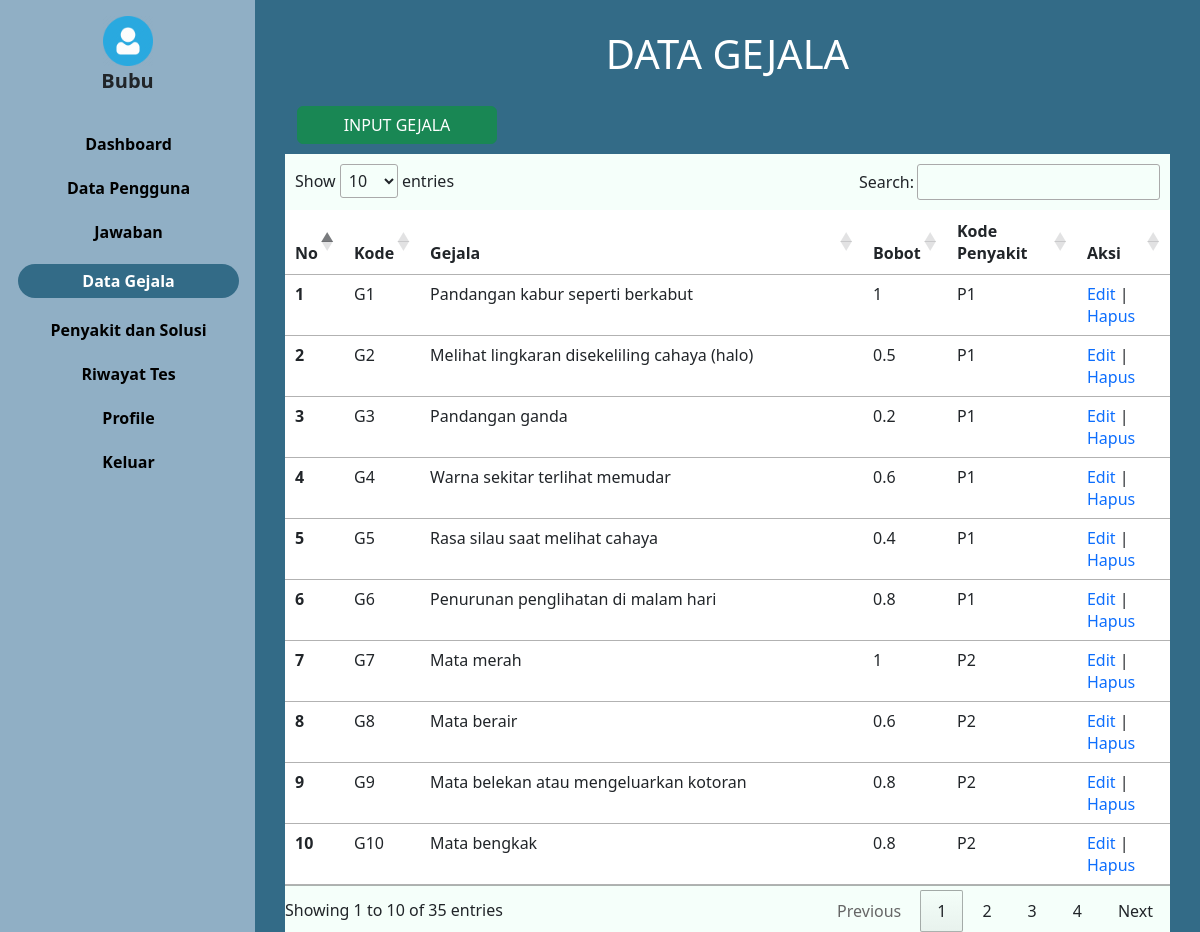
/gejala.php (signed in), run on an earlier commit of the app's database.
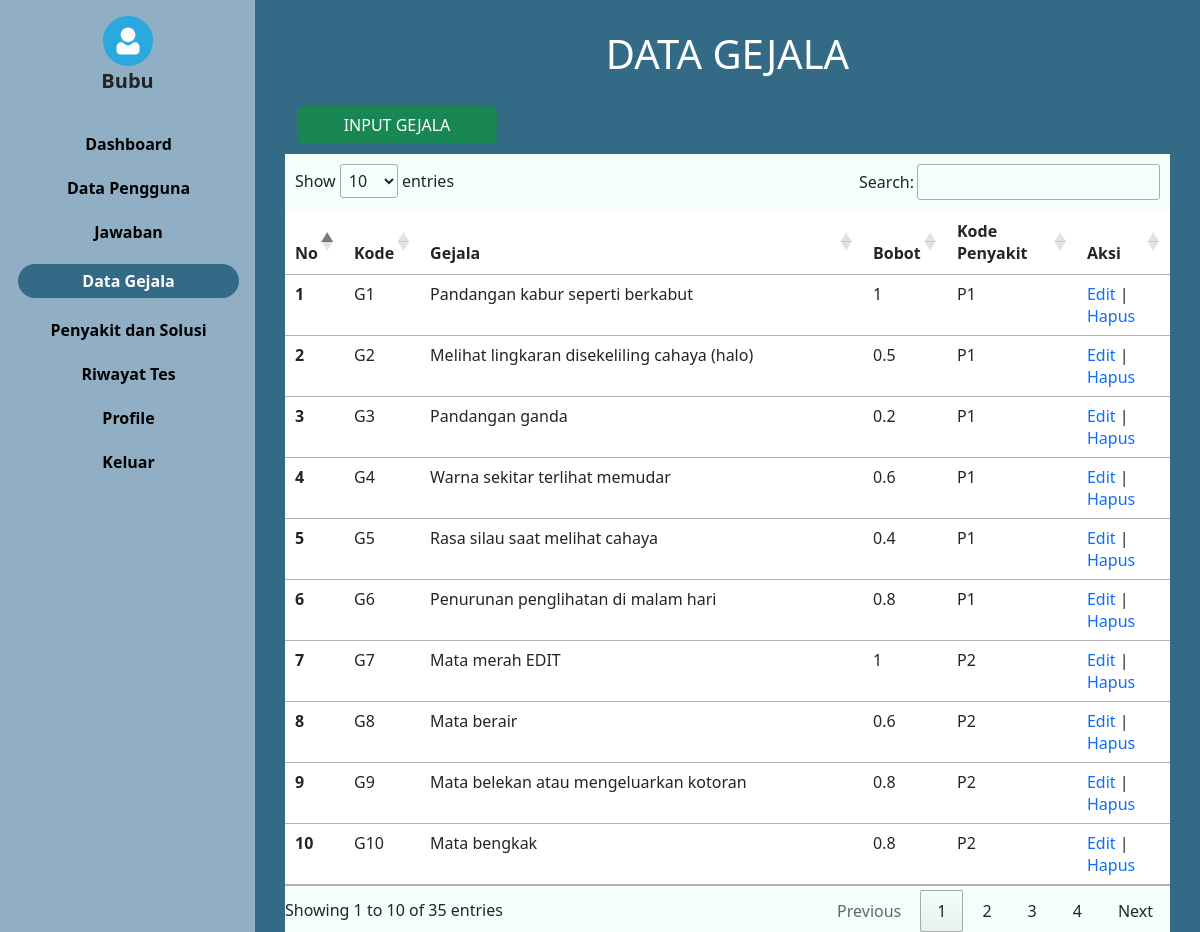
And on a later commit of the database.
### tables this page shows
CREATE TABLE `gejala` (
  `idgejala` int(11) NOT NULL,
  `iddiagnosa` int(10) NOT NULL,
  `kode_gejala` varchar(10) NOT NULL,
  `nama_gejala` text NOT NULL,
  `bobot` double NOT NULL
);

CREATE TABLE `diagnosa` (
  `iddiagnosa` int(10) NOT NULL,
  `kode_diagnosa` varchar(10) NOT NULL,
  `nama_diagnosa` varchar(50) NOT NULL,
  `deskripsi` text NOT NULL
);

### konek.php (called while the page is built, shortened)
<?php
$koneksi = mysqli_connect("localhost", "root", "", "mata");
function query($query)
{
    global $koneksi;
    $result = mysqli_query($koneksi, $query);
    $rows = [];
    while ($row = mysqli_fetch_assoc($result)) {
        $rows[] = $row;
    }
    return $rows;
}
function dekripsi($teks)
{
    $text = $teks;
    $kunci = 'mataRara';
    $key = hash('sha256', $kunci);
    $pkey = "123";
    $method = "aes-192-cfb1";
    $iv = substr(hash('sha256', $pkey), 0, 16);
    $dekripsi = base64_decode($text);
    $dekripsi = openssl_decrypt($dekripsi, $method, $key, 0, $iv);
    return $dekripsi;
}
?>

### gejala.php (the view, shortened to what this page needs)
<?php
include("konek.php");
$id = dekripsi($_COOKIE['mataRara']);
$user = query("SELECT * FROM user WHERE iduser = $id")[0];
$data = query("SELECT * FROM gejala");
?>
<html lang="en">
<head>
  <link href="https://cdn.jsdelivr.net/npm/bootstrap@5.3.0/dist/css/bootstrap.min.css" rel="stylesheet"
>
  <link rel="stylesheet" href="https://cdn.datatables.net/1.13.4/css/jquery.dataTables.min.css">
  <link rel="stylesheet" href="style.css">
</head>
<body>
  <div class="main-container d-flex">
    <div class="sidebar px-3 pt-3">
      <div class="header pb-3">
        <img class="text-center" src="img/<?php echo $user['foto']; ?>"
          style="width: 50px; margin-right: auto; margin-left: auto; display: block;" alt="">
        <h5 class="offcanvas-title fw-bold text-center" style="margin-left: auto; font-size: 20px"
          id="offcanvasDarkLabel"><?php echo $user['nama']; ?></h5>
      </div>
      <ul>
        <li class=""> <a href="admin.php">Dashboard</a></li>
        <li class=""><a href="pengguna.php">Data Pengguna</a></li>
        <li class=""> <a href="pertanyaan.php">Jawaban</a></li>
        <li class="active"><a href="gejala.php">Data Gejala</a></li>
        <li class=""><a href="penyakit.php">Penyakit dan Solusi</a></li>
        <li class=""> <a href="riwayat.php">Riwayat Tes</a></li>
        <li class=""> <a href="profil.php">Profile</a></li>
        <li class=""> <a href="keluar.php">Keluar</a></li>
      </ul>
    </div>
    <div class="container">
    <div class="content" style="width: 100%;">
        <h1 style="text-align:center; margin-top: 30px; color: white; padding: 0px 35px">DATA GEJALA</h1>
        <div class="row">
          <div class="col-6">
            <div class="input" style="margin-top: 20px">
              <button class="btn btn-success" type="button" data-bs-toggle="modal" data-bs-target="#staticBackdrop">
                INPUT GEJALA
              </button>
            </div>
          </div>
        </div>
        <div class="row align-items-start text-center">
          <table class="table" style="margin-top: 15px" id="example">
            <thead>
              <tr>
                <th scope="col">No</th>
                <th scope="col">Kode</th>
                <th scope="col">Gejala</th>
                <th scope="col">Bobot</th>
                <th scope="col">Kode Penyakit</th>
                <th scope="col">Aksi</th>
              </tr>
            </thead>
            <tbody>
              <?php $i = 1;
              foreach ($data as $g):
                ?>
                <tr>
                  <th>
                    <?php echo $i; ?>
                  </th>
                  <td>
                    <?php echo $g['kode_gejala']; ?>
                  </td>
                  <td>
                    <?php echo $g['nama_gejala']; ?>
                  </td>
                  <td>
                    <?php echo $g['bobot']; ?>
                  </td>
                  <?php
                  $iddiagnosa = $g['iddiagnosa'];
                  $kode_diagnosa = query("SELECT kode_diagnosa FROM diagnosa WHERE iddiagnosa = $iddiagnosa")[0];
                  ?>
                  <td>
                    <?= $kode_diagnosa['kode_diagnosa']; ?>
                  </td>
                  <td>
                    <a style="text-decoration: none;" href="editgejala.php?id= <?= $g['idgejala']; ?>">Edit </a>
                    |
                    <a style="text-decoration: none;" href="delete_gejala.php?id=<?= $g['idgejala']; ?>"
                      onclick="return confirm('Apakah anda yakin ingin menghapus data?')">Hapus</a>
                  </td>
                </tr>
                <?php
                $i++;
              endforeach;
              ?>
            </tbody>
          </table>
        </div>
      </div>
    </div>
  </div>
</body>
</html>

What changed in the data, as far as the page shows it:
changed gejala: nama_gejala "Mata merah" → "Mata merah EDIT"
